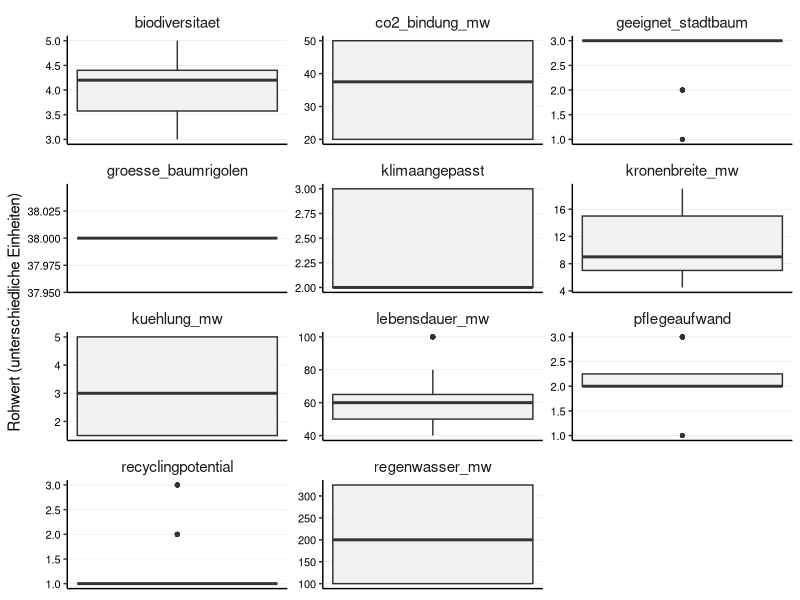
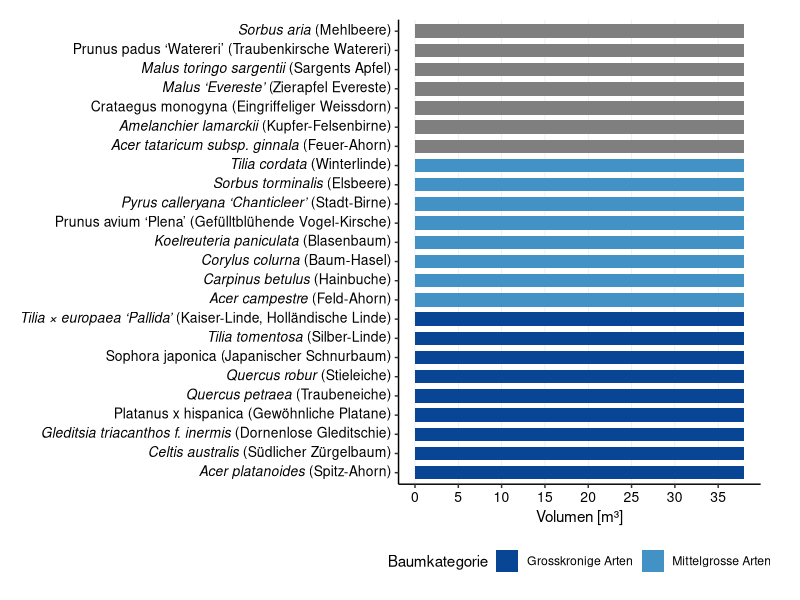

Recreate these plots in R, in order. (Note: this script raises an error after producing the figures.)
## ---- chunk 1

library(tidyverse)
library(readr)
library(ggplot2)
library(forcats)
library(ggtext)
library(patchwork)


## ---- chunk 2

## 1. Daten Importieren

# Liest die Rohdaten für die Bäume ein
df_baeume_raw <- read_delim(
  "01_data_input/Baeume_tidy.csv", 
  delim = ";"
)

# Liest die Gewichtungen pro Szenarien ein 
weights_baeume_s0_raw <- read_delim(
  "01_data_input/Baeume_Gewichtung_Szenario0.csv", 
  delim = ";"
)
weights_baeume_s1_raw <- read_delim(
  "01_data_input/Baeume_Gewichtung_Szenario1.csv",
  delim = ";"
)
weights_baeume_s2_raw <- read_delim(
  "01_data_input/Baeume_Gewichtung_Szenario2.csv",
  delim = ";"
)
weights_baeume_s3_raw <- read_delim(
  "01_data_input/Baeume_Gewichtung_Szenario3.csv",
  delim = ";"
)
## ---- chunk 3
#| include: false
# --- PRÜFUNG BLOCK 1 (Bäume) ---

print("--- 1. Check: Spaltennamen Bäume (Sind alle Spaltennamen da?) ---")
colnames(df_baeume_raw)

print("--- 2. Check: Gewichtung S0 (Wurden Spalten getrennt?) ---")
head(weights_baeume_s0_raw) 

print("--- 3. Check: Gewichtung S3 (Zur Sicherheit) ---")
head(weights_baeume_s3_raw)

## ---- chunk 4
# A. Bereinigung der Rohdaten
df_baeume <- df_baeume_raw %>%
  select(baumkategorie, baumart, everything()) 

# B. Bereinigung der Gewichtungen (alle Szenarien)
# Wir fügen den Roh-Dateien die Szenario-Namen hinzu
df_weights_s0 <- weights_baeume_s0_raw %>%
  mutate(szenario = "Szenario 0: Baseline (IST)")
df_weights_s1 <- weights_baeume_s1_raw %>%
  mutate(szenario = "Szenario 1: Forschungsfokus")
df_weights_s2 <- weights_baeume_s2_raw %>%
  mutate(szenario = "Szenario 2: Radikale Vermeidung")
df_weights_s3 <- weights_baeume_s3_raw %>%
  mutate(szenario = "Szenario 3: Radikaler Lebenszyklus")

# Jetzt binden wir sie zu einer finalen Gewichtungs-Tabelle zusammen
df_weights <- bind_rows(df_weights_s0, df_weights_s1, df_weights_s2, df_weights_s3) %>%
  # Berechne das Gesamtgewicht (gewicht) aus den Rohspalten: group_weight * within_group_weight
  mutate(
    gewicht = group_weight * within_group_weight
  ) %>%
   # umbenennen für den Join
  rename(
    bewertungskategorie = criterion_id
  ) %>%
  # Auswählen der Spalten, die der Rest des Skripts braucht
  select(szenario, bewertungskategorie, gewicht, group_id)

## ---- chunk 5
#| include: false
# --- PRÜFUNG BLOCK 2 ---
print("--- Check: Stimmen Kriterien überein? ---")
kriterien_gewichte <- unique(df_weights$bewertungskategorie)
spalten_baeume <- colnames(df_baeume)
missing <- setdiff(kriterien_gewichte, spalten_baeume)

if(length(missing) > 0) {
  print("ACHTUNG! Folgende Kriterien fehlen:")
  print(missing)
} else {
  print("ERFOLG: Alle Gewichtungs-Kriterien sind in den Baum-Daten vorhanden!")
}

## ---- chunk 6
# 3.1 Wide-to-Long
df_baeume_long <- df_baeume %>%
  pivot_longer(
    cols = where(is.numeric), 
    names_to = "bewertungskategorie", 
    values_to = "wert"
  )

# 3.2 JOIN mit Gewichtung
# Wir nutzen left_join. 
df_baeume_joined <- df_baeume_long %>%
  left_join(df_weights, by = "bewertungskategorie", relationship = "many-to-many")

## ---- chunk 7
#| include: false
# --- PRÜFUNG BLOCK 3 (Bäume) ---

# Sicherheits-Check im Skript:
# Bei Bäumen erwarten wir für alle Kriterien ein Gewicht.
if(any(is.na(df_baeume_joined$gewicht))) {
  warning("ACHTUNG: Einige Baum-Kriterien haben kein Gewicht gefunden! Bitte prüfen.")
}

print("--- Check 1: Dimensionen (Sollte 1100 sein) ---")
# Erwartung: Anzahl Bäume (25) * Kriterien (11) * Szenarien (4)
dim(df_baeume_joined)

print("--- Check 2: Gibt es Kriterien ohne Gewicht? ---")
# Hier sollte im Idealfall eine leere Tabelle oder "0" kommen.
# Falls hier was steht, stimmen die Namen in der CSV nicht überein.
df_baeume_joined %>% 
  filter(is.na(gewicht)) %>% 
  select(bewertungskategorie) %>% 
  distinct()

print("--- Check 3: Stichprobe (Eiche in S2) ---")
# Zeig mir, ob die Gewichtung für Szenario 2 (Vermeidung) bei CO2 hoch ist
df_baeume_joined %>%
  filter(baumart == "Quercus petraea (Traubeneiche)", szenario == "Szenario 2: Radikale Vermeidung") %>%
  filter(bewertungskategorie == "co2_bindung") %>%
  select(szenario, bewertungskategorie, wert, gewicht)
  
## ---- chunk 8
#| label: fig-baeume-scientific-clean
#| fig.width: 12
#| fig.height: 14
#| out.width: "100%"
#| warning: false

## 4. Explorative Datenanalyse (Scientific Style - Clean)

# --- HILFSFUNKTION: Labels formatieren ---
format_labels_kursiv <- function(x) {
  x_wrapped <- stringr::str_wrap(x, width = 40)
  stringr::str_replace(x_wrapped, "^([^(]+)(.*)$", "<i>\\1</i>\\2")
}

# -------------------------------------------------------
# DATEN VORBEREITEN
# -------------------------------------------------------

levels_kategorie <- c("Grosskronige Arten", "Mittelgrosse Arten", "Kleine Arten")

colors_baeume <- c(
  "Grosskronige Arten" = "#084594", 
  "Mittelgrosse Arten" = "#4292c6", 
  "Kleine Arten" = "#9ecae1"
)

# -------------------------------------------------------
# TEIL 1: ROHWERTE-VERTEILUNG (Boxplots)
# -------------------------------------------------------

plot_rohwerte_baeume <- ggplot(df_baeume_joined, aes(y = wert)) +
  geom_boxplot(fill = "grey95", width = 0.5, outlier.size = 1) +
  
  # Facetten für jedes Kriterium
  facet_wrap(~bewertungskategorie, scales = "free", ncol = 3) +
  
  labs(
    title = NULL,
    subtitle = NULL,
    x = NULL,
    y = "Rohwert (unterschiedliche Einheiten)"
  ) +
  
  theme_classic(base_size = 11) +
  
  theme(
    panel.grid.major.y = element_line(color = "grey90", linewidth = 0.2),
    panel.grid.major.x = element_blank(),
    
    # ---  Grau, nicht fett, mittig ---
    strip.background = element_blank(),
    strip.text = element_text(face = "plain", size = 11, hjust = 0.5), # plain = nicht fett
    # ------------------------------------------------
    
    axis.text.y = element_text(size = 8, color = "black"), 
    axis.text.x = element_blank(),
    axis.ticks.x = element_blank()
  )
## ---- chunk 9
# -------------------------------------------------------
# TEIL 2: RAUMBEDARF (Horizontal & Lesbar)
# -------------------------------------------------------

df_raum <- df_baeume_joined %>%
  filter(bewertungskategorie == "groesse_baumrigolen") %>%
  mutate(wert = as.numeric(wert)) %>%
  distinct(baumart, wert, baumkategorie) %>%
  mutate(baumkategorie = fct_relevel(baumkategorie, levels_kategorie)) %>%
  arrange(baumkategorie, baumart) %>%
  mutate(baumart_sortiert = factor(baumart, levels = unique(baumart)))

plot_raum <- ggplot(df_raum, 
       aes(x = baumart_sortiert, y = wert, fill = baumkategorie)) +
  geom_col(width = 0.7) +
  coord_flip() +
  scale_fill_manual(values = colors_baeume) +
  scale_x_discrete(labels = format_labels_kursiv) +
  scale_y_continuous(breaks = seq(0, 100, 5)) +
  labs(title = NULL, subtitle = NULL, x = NULL, y = "Volumen [m\u00B3]", fill = "Baumkategorie") +
  theme_classic(base_size = 11) +
  theme(
    legend.position = "bottom",
    panel.grid.major.x = element_line(color = "grey90", linewidth = 0.2),
    panel.grid.major.y = element_blank(),
    # Markdown für Kursivschrift
    axis.text.y = ggtext::element_markdown(size = 10, color = "black"), 
    axis.text.x = element_text(size = 10, color = "black"),
    plot.margin = margin(t = 5, r = 10, b = 5, l = 5, unit = "mm")
  )
## ---- chunk 10
# -------------------------------------------------------
# TEIL 3: ÖKOLOGISCHE LEISTUNG (Gedreht & Optimiert)
# -------------------------------------------------------

df_leistung <- df_baeume_joined %>%
  filter(bewertungskategorie %in% c("co2_bindung", "kuehlung", "regenwasser")) %>%
  mutate(wert = as.numeric(wert)) %>%
  distinct(baumart, bewertungskategorie, wert, baumkategorie) %>%
  mutate(facet_label = case_when(
    bewertungskategorie == "co2_bindung" ~ "CO\u2082-Bindung [kg/a]",
    bewertungskategorie == "kuehlung" ~ "Kühlleistung [\u00B0C]", 
    bewertungskategorie == "regenwasser" ~ "Regenwasser [l/Tag]"
  )) %>%
  mutate(facet_label = fct_relevel(facet_label, 
                                   "CO\u2082-Bindung [kg/a]", 
                                   "Kühlleistung [\u00B0C]", 
                                   "Regenwasser [l/Tag]")) %>%
  mutate(baumkategorie = fct_relevel(baumkategorie, levels_kategorie)) %>%
  arrange(baumkategorie, baumart) %>%
  mutate(baumart_sortiert = factor(baumart, levels = unique(baumart)))

plot_leistung <- ggplot(df_leistung, 
       aes(x = baumart_sortiert, y = wert, fill = baumkategorie)) +
  geom_col(width = 0.7) +
  coord_flip() +
  facet_wrap(~facet_label, ncol = 3, scales = "free_x") + 
  scale_fill_manual(values = colors_baeume) +
  scale_x_discrete(labels = format_labels_kursiv) +
  labs(title = NULL, x = NULL, y = NULL, fill = "Baumkategorie") +
  theme_classic(base_size = 11) +
  theme(
    legend.position = "bottom",
    panel.grid.major.x = element_line(color = "grey90", linewidth = 0.2),
    panel.grid.major.y = element_blank(),
    strip.background = element_blank(),
    strip.text = element_text(face = "plain", size = 10, hjust = 0),
    axis.text.y = ggtext::element_markdown(size = 9, color = "black"), 
    axis.text.x = element_text(size = 9, color = "black"),
    panel.spacing = unit(1, "cm"),
    plot.margin = margin(t = 5, r = 10, b = 10, l = 5, unit = "mm")
  )
## ---- chunk 11
#| include: false
# Speichern aller 3 Plots
ggsave("02_export/plots/check_01_rohwerte_verteilung_baeume.png", 
       plot = plot_rohwerte_baeume, width = 10, height = 8, dpi = 300)

ggsave("02_export/plots/Abb_Baeume_Raumbedarf_clean.png", 
       plot = plot_raum, width = 10, height = 10, dpi = 300)

ggsave("02_export/plots/Abb_Baeume_Leistung_clean.png", 
       plot = plot_leistung, width = 14, height = 10, dpi = 300)

## ---- chunk 12
# 5.1 Definieren: Wo ist "weniger" besser?
kriterien_lower_is_better_baeume <- c(
  "pflegeaufwand",
  "groesse_baumrigolen"
)

# 5.2 Min-Max-Skalierung
# Wir normieren ALLES (auch ungewichtete Infos), damit wir sie plotten können.
df_baeume_normalized <- df_baeume_joined %>%
  filter(!is.na(wert)) %>% # Nur Zeilen ohne Werte löschen 
  group_by(bewertungskategorie) %>%
  mutate(
    min_wert = min(wert, na.rm = TRUE),
    max_wert = max(wert, na.rm = TRUE),
    # Berechnung des Scores
    score_normiert = case_when(
      # Sonderfall: Wenn Min und Max gleich sind (alle gleich gut) -> Score 1
      (max_wert - min_wert) == 0 ~ 1,
      # Normale Skalierung (higher is better)
      !(bewertungskategorie %in% kriterien_lower_is_better_baeume) ~ (wert - min_wert) / (max_wert - min_wert),
      # Invertierte Skalierung (lower is better)
      bewertungskategorie %in% kriterien_lower_is_better_baeume ~ 1 - ((wert - min_wert) / (max_wert - min_wert))
    )
  ) %>%
  ungroup()

## ---- chunk 13
#| include: false
# --- PRÜFUNG BLOCK 5 ---

print("--- Check 1: Scores im Bereich 0-1? ---")
summary(df_baeume_normalized$score_normiert)

print("--- Check 2: Funktioniert 'Lower is better' (Baumrigolen)? ---")
# Wir vergleichen zwei Bäume: Einen mit kleiner Rigole (gut) und einen mit grosser (schlecht)
df_baeume_normalized %>%
  filter(bewertungskategorie == "groesse_baumrigolen") %>%
  select(baumart, wert, score_normiert) %>%
  arrange(wert) %>% # Sortiert nach Wert (kleinste Rigole oben)
  head(5)
## ---- chunk 14
#| label: fig-check-normierung-baeume
#| fig.width: 10
#| fig.height: 8
#| out.width: "100%"
#| warning: false

# Boxplot der normierten Scores (Scientific Style)
# Ziel: Überprüfen, ob die Min-Max-Skalierung funktioniert hat.
# Alle Boxplots müssen zwischen 0 und 1 liegen.

plot_normiert_baeume <- ggplot(df_baeume_normalized, aes(x = bewertungskategorie, y = score_normiert)) +
  geom_boxplot(fill = "grey90", width = 0.6, outlier.colour = "black", outlier.size = 1) +
  
  coord_flip() +
  
  # Fixe Skala 0-1 
  scale_y_continuous(limits = c(0, 1), expand = c(0, 0.05)) +
  
  labs(
    title = NULL,
    subtitle = NULL,
    x = NULL, # Kriterien-Namen stehen an der Achse
    y = "Normierter Score (0 = schlecht, 1 = ideal)"
  ) +
  
  theme_classic(base_size = 11) +
  
  theme(
    # Gitterlinien: Vertikal wichtig (um 0.5 etc. zu sehen), Horizontal weg
    panel.grid.major.x = element_line(color = "grey90", linewidth = 0.2),
    panel.grid.major.y = element_blank(),
    
    # Achsen-Texte
    axis.text.y = element_text(color = "black", size = 10), # Kriterien-Namen
    axis.text.x = element_text(color = "black", size = 10)  # Zahlen 0-1
  )


# print(plot_normiert_baeume)

## ---- chunk 15
#| include: false
ggsave("02_export/plots/check_02_normierte_scores_baeume.png", 
       plot = plot_normiert_baeume, width = 10, height = 7, dpi = 300)
## ---- chunk 16
#| include: false
# --- PRÜFUNG BLOCK 6 ---

print("--- Check: Liegen alle Scores zwischen 0 und 1? ---")
summary(df_baeume_normalized$score_normiert)
# Min muss >= 0.00 sein, Max <= 1.00

print("--- Check: Wurden Kriterien mit 'Lower is better' invertiert? ---")
# Wir prüfen Baumrigole: Kleiner Wert (6) sollte Score 1 sein (hatten wir oben schon, aber zur Sicherheit)
df_baeume_normalized %>%
  filter(bewertungskategorie == "groesse_baumrigolen") %>%
  group_by(wert) %>%
  summarise(mean_score = mean(score_normiert)) %>%
  arrange(wert) %>% # Kleinster Wert oben
  head(1)
## ---- chunk 17
# 7.1 Berechnung Score pro Kriterium
df_mca_calculated <- df_baeume_normalized %>%
  # Hier filtern wir alles raus, was kein Gewicht hat
  filter(!is.na(gewicht)) %>% 
  mutate(MCA_score_kriterium = score_normiert * gewicht)

# 7.2 Aggregation pro Szenario
# Wir summieren die Scores pro Baum und Szenario
df_mca_total <- df_mca_calculated %>%
  group_by(szenario, baumkategorie, baumart) %>%
  summarise(MCA_gesamtscore = sum(MCA_score_kriterium, na.rm = TRUE), .groups = 'drop') %>%
  mutate(MCA_gesamtscore = round(MCA_gesamtscore, 5)) %>%
  # Sortierung: Erst nach Szenario, dann nach Punktzahl
  arrange(szenario, desc(MCA_gesamtscore)) 

# Anzeigen der Ergebnisse
print("--- MCA Gesamtergebnis (Auszug) ---")
print(df_mca_total, n = 10)

# 7.3 - Auswahl der "Top 3 Sieger"
# Ziel: Für jedes der 4 Szenarien die Top 3 Bäume aus dem Gesamtranking
N_BAEUME <- 3

df_sieger_baeume <- df_mca_total %>%
  group_by(szenario) %>%
  # Wählt die N besten Bäume innerhalb jedes Szenarios aus
  slice_max(MCA_gesamtscore, n = N_BAEUME) %>%
  ungroup() %>%
  # Ordnen für bessere Lesbarkeit
  arrange(szenario, desc(MCA_gesamtscore))

# Anzeigen der 12 Sieger-Bäume (4 Szenarien * 3 Bäume)
print(paste("--- Top", N_BAEUME, "Bäume pro Szenario (für Zeitstrahl-Analyse) ---"))
print(df_sieger_baeume)

## ---- chunk 18
#| include: false
# 7.4 Export der Tabellen
write_csv2(
  df_sieger_baeume, 
  file = "02_export/tables/mca_top3_baeume_pro_szenario.csv"
)
write_csv2(
  df_mca_total, 
  file = "02_export/tables/mca_rangliste_baeume_alle_szenarien.csv"
)
write_csv2(
  df_mca_calculated, 
  file = "02_export/tables/mca_details_berechnung_baeume.csv"
)

# --- PRÜFUNG BLOCK 7 ---

print("--- Check: Enthält die Berechnung noch Zeilen ohne Gewicht? ---")
# Sollte 0 Zeilen ergeben
df_mca_calculated %>% filter(is.na(gewicht)) %>% count()

print("--- Check: Plausibilität Ergebnisse (S0 Baseline) ---")
# Zeig mir die Top 3 von Szenario 0
df_sieger_baeume %>% 
  filter(szenario == "Szenario 0: Baseline (IST)") %>%
  select(baumart, MCA_gesamtscore)

## ---- chunk 19

# --- HILFSFUNKTION: Labels formatieren ---
# Kombiniert Zeilenumbruch + Kursivschrift für Latein
format_labels_kursiv <- function(x) {
  # 1. Erst umbrechen
  x_wrapped <- stringr::str_wrap(x, width = 40)
  # 2. Dann HTML-Tags <i> einfügen (Alles vor der ersten Klammer)
  stringr::str_replace(x_wrapped, "^([^(]+)(.*)$", "<i>\\1</i>\\2")
}

# --- Datenaufbereitung für Stacked Plot ---
df_mca_groups_baeume_plot <- df_mca_calculated %>%
  group_by(szenario, baumkategorie, baumart, group_id) %>%
  summarise(gruppen_score = sum(MCA_score_kriterium, na.rm = TRUE), .groups = 'drop') %>%
  left_join(df_mca_total, by = c("szenario", "baumkategorie", "baumart")) %>%
  mutate(group_label_clean = case_when(
    group_id == "langlebigkeit" ~ "Langlebigkeit",
    group_id == "wirtschaftlichkeit" ~ "Wirtschaftlichkeit",
    group_id == "multifunktionale_nutzungsqualitaet" ~ "Multifunktionale Nutzungsqualität",
    group_id == "umweltwirkung" ~ "Umweltwirkung",
    group_id == "kreislauffaehigkeit" ~ "Kreislauffähigkeit",
    TRUE ~ group_id
  ))

# Farben definieren
colors_kategorie_baeume <- c(
  "Grosskronige Arten" = "#084594", 
  "Mittelgrosse Arten" = "#4292c6", 
  "Kleine Arten" = "#9ecae1"
)
colors_gruppen <- c(
  "Langlebigkeit" = "#08306b", 
  "Wirtschaftlichkeit" = "#2171b5", 
  "Multifunktionale Nutzungsqualität" = "#4292c6",
  "Umweltwirkung" = "#9ecae1", 
  "Kreislauffähigkeit" = "#deebf7"
)
## ---- chunk 20
#| label: fig-mca-plots-baeume-s0
#| fig.width: 13
#| fig.height: 10
#| out.width: "95%"
#| dpi: 300

# --- Plot 1: Ranking (S0) ---
data_s0 <- df_mca_total %>% filter(szenario == "Szenario 0: Baseline (IST)")

plot_s0_rank <- ggplot(data_s0,
       aes(x = MCA_gesamtscore,
           y = fct_reorder(baumart, MCA_gesamtscore), 
           fill = baumkategorie)) + 
  geom_col(width = 0.7) +
  scale_x_continuous(limits = c(0, 1), expand = c(0, 0.05)) + 
  
  # Formatierung nutzen
  scale_y_discrete(labels = format_labels_kursiv) +
  
  scale_fill_manual(values = colors_kategorie_baeume) +
  labs(title = NULL, x = "MCA Score (0-1)", y = NULL, fill = "Baumkategorie") +
  theme_classic(base_size = 11) + 
  theme(
    legend.position = "bottom",
    panel.grid.major.y = element_blank(),
    panel.grid.major.x = element_line(color = "grey90", linewidth = 0.2),
    # Markdown aktivieren
    axis.text.y = ggtext::element_markdown(color = "black"),
    axis.text = element_text(color = "black"),
    plot.margin = margin(t = 5, r = 10, b = 5, l = 5, unit = "mm")
  )
## ---- chunk 21
#| include: false
ggsave("02_export/plots/mca_baeume_rank_s0.png",
       plot = plot_s0_rank, width = 10, height = 10, dpi = 300)
## ---- chunk 22
# --- Plot 2: Stacked Detail (Szenario 0) ---
data_s0_groups <- df_mca_groups_baeume_plot %>% filter(szenario == "Szenario 0: Baseline (IST)")

plot_s0_stack <- ggplot(data_s0_groups,
       aes(x = gruppen_score,
           y = fct_reorder(baumart, MCA_gesamtscore), 
           fill = group_label_clean)) + 
  geom_col(position = "stack", width = 0.7) +
  scale_x_continuous(limits = c(0, 1), expand = c(0, 0.05)) +
  
  # Formatierung nutzen
  scale_y_discrete(labels = format_labels_kursiv) +
  
  scale_fill_manual(values = colors_gruppen) +
  labs(title = NULL, x = "Beitrag zum Score", y = NULL, fill = "Kriteriengruppe") +
  theme_classic(base_size = 11) + 
  theme(
    legend.position = "bottom",
    legend.text = element_text(size = 9),
    legend.box = "vertical",
    panel.grid.major.y = element_blank(),
    panel.grid.major.x = element_line(color = "grey90", linewidth = 0.2),
    # Markdown aktivieren
    axis.text.y = ggtext::element_markdown(color = "black"),
    axis.text = element_text(color = "black"),
    plot.margin = margin(t = 5, r = 10, b = 5, l = 5, unit = "mm")
  ) +
  guides(fill = guide_legend(nrow = 2, byrow = TRUE))
## ---- chunk 23
#| include: false
ggsave("02_export/plots/mca_baeume_detail_s0.png",
       plot = plot_s0_stack, width = 10, height = 10, dpi = 300)
## ---- chunk 24
#| label: fig-mca-plots-baeume-s1
#| fig.width: 13
#| fig.height: 10
#| out.width: "95%"
#| dpi: 300

# --- Plot 1: Ranking (S1) ---
data_s1 <- df_mca_total %>% filter(szenario == "Szenario 1: Forschungsfokus")

plot_s1_rank <- ggplot(data_s1,
       aes(x = MCA_gesamtscore,
           y = fct_reorder(baumart, MCA_gesamtscore), 
           fill = baumkategorie)) + 
  geom_col(width = 0.7) +
  scale_x_continuous(limits = c(0, 1), expand = c(0, 0.05)) + 
  
  # Formatierung
  scale_y_discrete(labels = format_labels_kursiv) +
  
  scale_fill_manual(values = colors_kategorie_baeume) +
  labs(title = NULL, x = "MCA Score (0-1)", y = NULL, fill = "Baumkategorie") +
  theme_classic(base_size = 11) + 
  theme(
    legend.position = "bottom",
    panel.grid.major.y = element_blank(),
    panel.grid.major.x = element_line(color = "grey90", linewidth = 0.2),
    # Markdown aktivieren
    axis.text.y = ggtext::element_markdown(color = "black"),
    axis.text = element_text(color = "black"),
    plot.margin = margin(t = 5, r = 10, b = 5, l = 5, unit = "mm")
  )
## ---- chunk 25
#| include: false
ggsave("02_export/plots/mca_baeume_rank_s1.png",
       plot = plot_s1_rank, width = 10, height = 10, dpi = 300)
## ---- chunk 26
# --- Plot 2: Stacked Detail (S1) ---
data_s1_groups <- df_mca_groups_baeume_plot %>% filter(szenario == "Szenario 1: Forschungsfokus")

plot_s1_stack <- ggplot(data_s1_groups,
       aes(x = gruppen_score,
           y = fct_reorder(baumart, MCA_gesamtscore), 
           fill = group_label_clean)) + 
  geom_col(position = "stack", width = 0.7) +
  scale_x_continuous(limits = c(0, 1), expand = c(0, 0.05)) + 
  
  # Formatierung
  scale_y_discrete(labels = format_labels_kursiv) +
  
  scale_fill_manual(values = colors_gruppen) +
  labs(title = NULL, x = "Beitrag zum Score", y = NULL, fill = "Kriteriengruppe") +
  theme_classic(base_size = 11) + 
  theme(
    legend.position = "bottom",
    legend.text = element_text(size = 9),
    legend.box = "vertical",
    panel.grid.major.y = element_blank(),
    panel.grid.major.x = element_line(color = "grey90", linewidth = 0.2),
    # Markdown aktivieren
    axis.text.y = ggtext::element_markdown(color = "black"),
    axis.text = element_text(color = "black"),
    plot.margin = margin(t = 5, r = 10, b = 5, l = 5, unit = "mm")
  ) +
  guides(fill = guide_legend(nrow = 2, byrow = TRUE))
## ---- chunk 27
#| include: false
ggsave("02_export/plots/mca_baeume_detail_s1.png",
       plot = plot_s1_stack, width = 10, height = 10, dpi = 300)
## ---- chunk 28
#| label: fig-mca-plots-baeume-s2
#| fig.width: 13
#| fig.height: 10
#| out.width: "95%"
#| dpi: 300

# --- Plot 1: Ranking (S2) ---
data_s2 <- df_mca_total %>% filter(szenario == "Szenario 2: Radikale Vermeidung")

plot_s2_rank <- ggplot(data_s2,
       aes(x = MCA_gesamtscore,
           y = fct_reorder(baumart, MCA_gesamtscore), 
           fill = baumkategorie)) + 
  geom_col(width = 0.7) +
  scale_x_continuous(limits = c(0, 1), expand = c(0, 0.05)) + 
  
  # Formatierung
  scale_y_discrete(labels = format_labels_kursiv) +
  
  scale_fill_manual(values = colors_kategorie_baeume) +
  labs(title = NULL, x = "MCA Score (0-1)", y = NULL, fill = "Baumkategorie") +
  theme_classic(base_size = 11) + 
  theme(
    legend.position = "bottom",
    panel.grid.major.y = element_blank(),
    panel.grid.major.x = element_line(color = "grey90", linewidth = 0.2),
    # Markdown aktivieren
    axis.text.y = ggtext::element_markdown(color = "black"),
    axis.text = element_text(color = "black"),
    plot.margin = margin(t = 5, r = 10, b = 5, l = 5, unit = "mm")
  )
## ---- chunk 29
#| include: false
ggsave("02_export/plots/mca_baeume_rank_s2.png",
       plot = plot_s2_rank, width = 10, height = 10, dpi = 300)
## ---- chunk 30
# --- Plot 2: Stacked Detail (S2) ---
data_s2_groups <- df_mca_groups_baeume_plot %>% filter(szenario == "Szenario 2: Radikale Vermeidung")

plot_s2_stack <- ggplot(data_s2_groups,
       aes(x = gruppen_score,
           y = fct_reorder(baumart, MCA_gesamtscore), 
           fill = group_label_clean)) + 
  geom_col(position = "stack", width = 0.7) +
  scale_x_continuous(limits = c(0, 1), expand = c(0, 0.05)) + 
  
  # Formatierung
  scale_y_discrete(labels = format_labels_kursiv) +
  
  scale_fill_manual(values = colors_gruppen) +
  labs(title = NULL, x = "Beitrag zum Score", y = NULL, fill = "Kriteriengruppe") +
  theme_classic(base_size = 11) + 
  theme(
    legend.position = "bottom",
    legend.text = element_text(size = 9),
    legend.box = "vertical",
    panel.grid.major.y = element_blank(),
    panel.grid.major.x = element_line(color = "grey90", linewidth = 0.2),
    # Markdown aktivieren
    axis.text.y = ggtext::element_markdown(color = "black"),
    axis.text = element_text(color = "black"),
    plot.margin = margin(t = 5, r = 10, b = 5, l = 5, unit = "mm")
  ) +
  guides(fill = guide_legend(nrow = 2, byrow = TRUE))
## ---- chunk 31
#| include: false
ggsave("02_export/plots/mca_baeume_detail_s2.png",
       plot = plot_s2_stack, width = 10, height = 10, dpi = 300)
## ---- chunk 32
#| label: fig-mca-plots-baeume-s3
#| fig.width: 13
#| fig.height: 10
#| out.width: "95%"
#| dpi: 300

# --- Plot 1: Ranking (S3) ---
data_s3 <- df_mca_total %>% filter(szenario == "Szenario 3: Radikaler Lebenszyklus")

plot_s3_rank <- ggplot(data_s3,
       aes(x = MCA_gesamtscore,
           y = fct_reorder(baumart, MCA_gesamtscore), 
           fill = baumkategorie)) + 
  geom_col(width = 0.7) +
  scale_x_continuous(limits = c(0, 1), expand = c(0, 0.05)) + 
  
  # Formatierung
  scale_y_discrete(labels = format_labels_kursiv) +
  
  scale_fill_manual(values = colors_kategorie_baeume) +
  labs(title = NULL, x = "MCA Score (0-1)", y = NULL, fill = "Baumkategorie") +
  theme_classic(base_size = 11) + 
  theme(
    legend.position = "bottom",
    panel.grid.major.y = element_blank(),
    panel.grid.major.x = element_line(color = "grey90", linewidth = 0.2),
    # Markdown aktivieren
    axis.text.y = ggtext::element_markdown(color = "black"),
    axis.text = element_text(color = "black"),
    plot.margin = margin(t = 5, r = 10, b = 5, l = 5, unit = "mm")
  )
## ---- chunk 33
#| include: false
ggsave("02_export/plots/mca_baeume_rank_s3.png",
       plot = plot_s3_rank, width = 10, height = 10, dpi = 300)
## ---- chunk 34
# --- Plot 2: Stacked Detail (S3) ---
data_s3_groups <- df_mca_groups_baeume_plot %>% filter(szenario == "Szenario 3: Radikaler Lebenszyklus")

plot_s3_stack <- ggplot(data_s3_groups,
       aes(x = gruppen_score,
           y = fct_reorder(baumart, MCA_gesamtscore), 
           fill = group_label_clean)) + 
  geom_col(position = "stack", width = 0.7) +
  scale_x_continuous(limits = c(0, 1), expand = c(0, 0.05)) + 
  
  # Formatierung
  scale_y_discrete(labels = format_labels_kursiv) +
  
  scale_fill_manual(values = colors_gruppen) +
  labs(title = NULL, x = "Beitrag zum Score", y = NULL, fill = "Kriteriengruppe") +
  theme_classic(base_size = 11) + 
  theme(
    legend.position = "bottom",
    legend.text = element_text(size = 9),
    legend.box = "vertical",
    panel.grid.major.y = element_blank(),
    panel.grid.major.x = element_line(color = "grey90", linewidth = 0.2),
    # Markdown aktivieren
    axis.text.y = ggtext::element_markdown(color = "black"),
    axis.text = element_text(color = "black"),
    plot.margin = margin(t = 5, r = 10, b = 5, l = 5, unit = "mm")
  ) +
  guides(fill = guide_legend(nrow = 2, byrow = TRUE))
## ---- chunk 35
#| include: false
ggsave("02_export/plots/mca_baeume_detail_s3.png",
       plot = plot_s3_stack, width = 10, height = 10, dpi = 300)
## ---- chunk 36
# --- PRÜFUNG BLOCK 8 (Bäume) ---

print("--- Check 1: Stimmt die Mathematik der Stacked Plots? ---")
# Wir summieren die Teile (Gruppen) und vergleichen sie mit dem Gesamtscore
check_summe_baeume <- df_mca_groups_baeume_plot %>%
  group_by(szenario, baumart) %>%
  summarise(
    summe_gruppen = sum(gruppen_score),
    original_total = mean(MCA_gesamtscore), # Sollte identisch sein
    .groups = "drop"
  ) %>%
  mutate(differenz = abs(summe_gruppen - original_total)) %>%
  arrange(desc(differenz))

# Zeig mir die grössten Abweichungen (Sollte 0 oder fast 0 sein, z.B. 1e-15)
print(head(check_summe_baeume))

print("--- Check 2: Sind alle 4 Szenarien in den Plot-Daten vorhanden? ---")
unique(df_mca_groups_baeume_plot$szenario)

print("--- Check 3: Top-Baum in Szenario 0 (Wer gewinnt?) ---")
df_mca_total %>% 
  filter(szenario == "Szenario 0: Baseline (IST)") %>% 
  slice_max(MCA_gesamtscore, n = 1) %>%
  select(baumart, MCA_gesamtscore)

